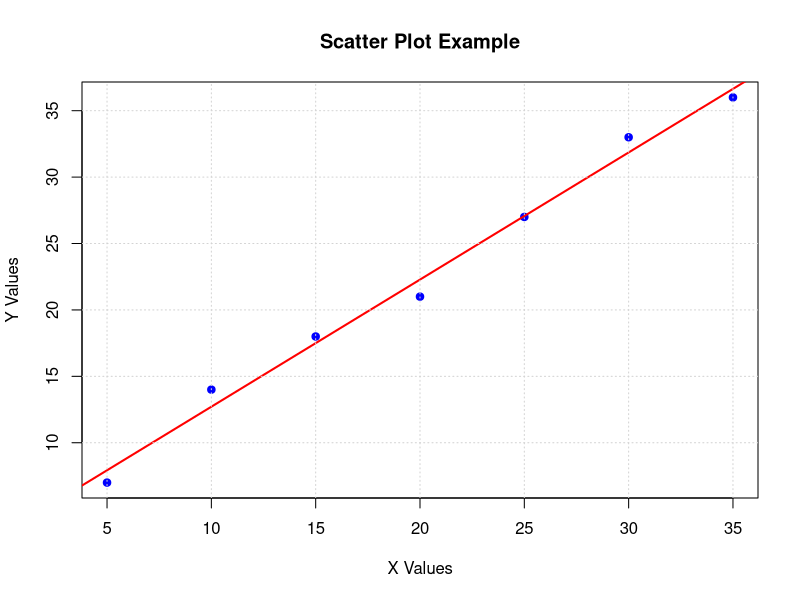

The R source for this figure:
#-----------Scatter plot in R-------------------
# Scatter plots are used to visualize the relationship between two numeric variables.
getwd()
setwd('D:/rprogram6005')

# Create sample data
x <- c(5, 10, 15, 20, 25, 30, 35)
y <- c(7, 14, 18, 21, 27, 33, 36)

# Basic scatter plot
plot(x, y,
     main = "Scatter Plot Example",   # Title of the plot
     xlab = "X Values",               # Label for X-axis
     ylab = "Y Values",               # Label for Y-axis
     pch = 19,                        # Plotting character (19 = solid circle)
     col = "blue")                    # Color of points

# Add a regression line to show trend
model <- lm(y ~ x)                    # Fit linear regression model
abline(model, col = "red", lwd = 2)   # Add regression line in red

# Add grid lines for better readability
grid()
 dev.off()
